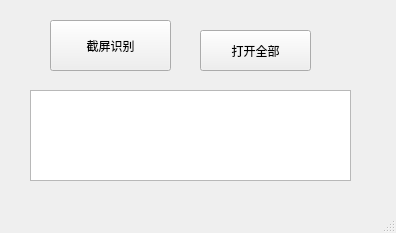
<?xml version="1.0" encoding="UTF-8"?>
<ui version="4.0">
 <class>MainWindow</class>
 <widget class="QMainWindow" name="MainWindow">
  <property name="geometry">
   <rect>
    <x>0</x>
    <y>0</y>
    <width>396</width>
    <height>233</height>
   </rect>
  </property>
  <property name="windowTitle">
   <string>二维码截屏识别</string>
  </property>
  <widget class="QWidget" name="centralwidget">
   <widget class="QListWidget" name="listWidget">
    <property name="geometry">
     <rect>
      <x>30</x>
      <y>90</y>
      <width>321</width>
      <height>91</height>
     </rect>
    </property>
   </widget>
   <widget class="QPushButton" name="pushButton">
    <property name="geometry">
     <rect>
      <x>50</x>
      <y>20</y>
      <width>121</width>
      <height>51</height>
     </rect>
    </property>
    <property name="text">
     <string>截屏识别</string>
    </property>
   </widget>
   <widget class="QPushButton" name="pushButton_2">
    <property name="geometry">
     <rect>
      <x>200</x>
      <y>30</y>
      <width>111</width>
      <height>41</height>
     </rect>
    </property>
    <property name="text">
     <string>打开全部</string>
    </property>
   </widget>
  </widget>
  <widget class="QStatusBar" name="statusbar"/>
 </widget>
 <resources/>
 <connections/>
</ui>
